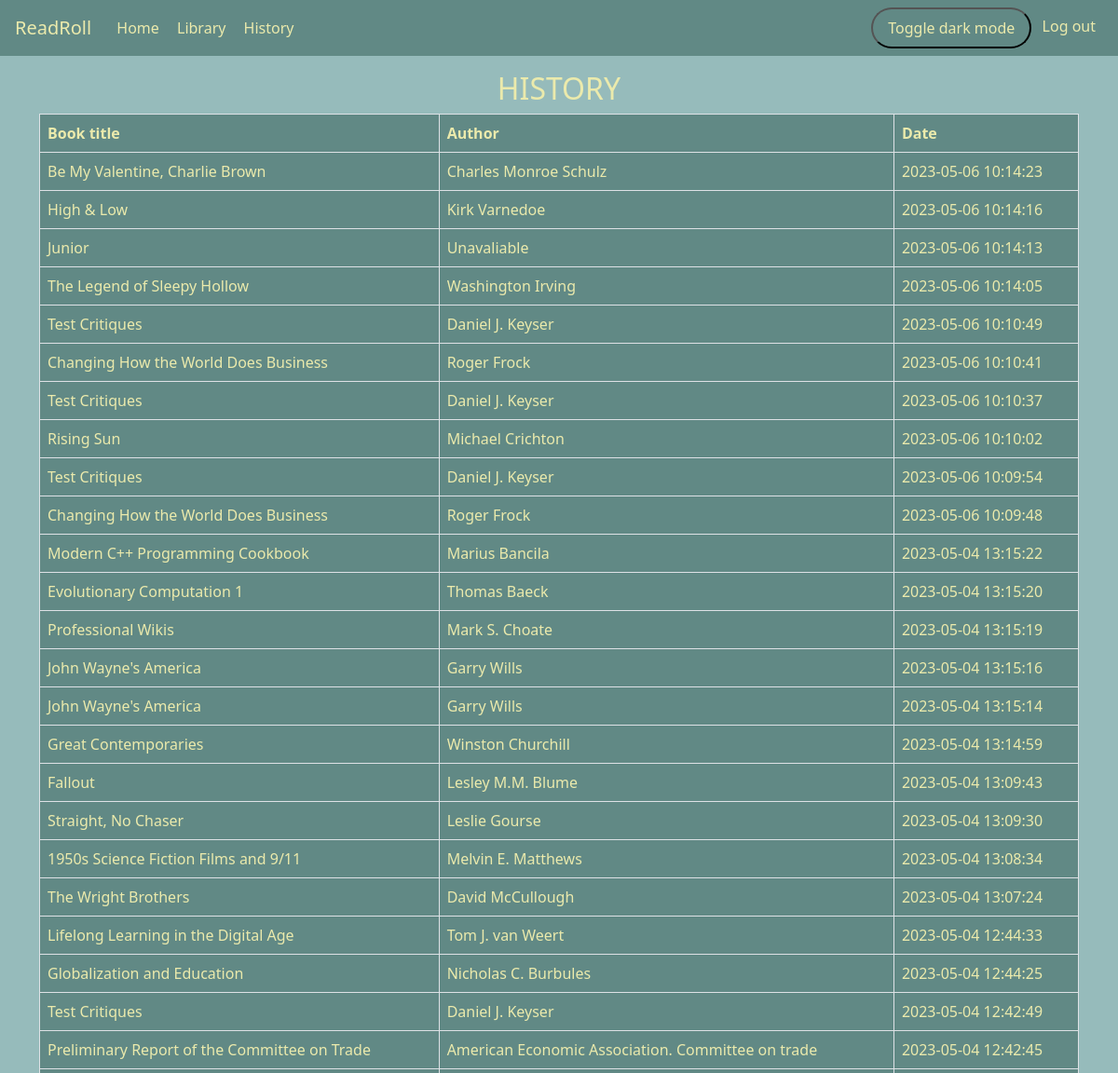
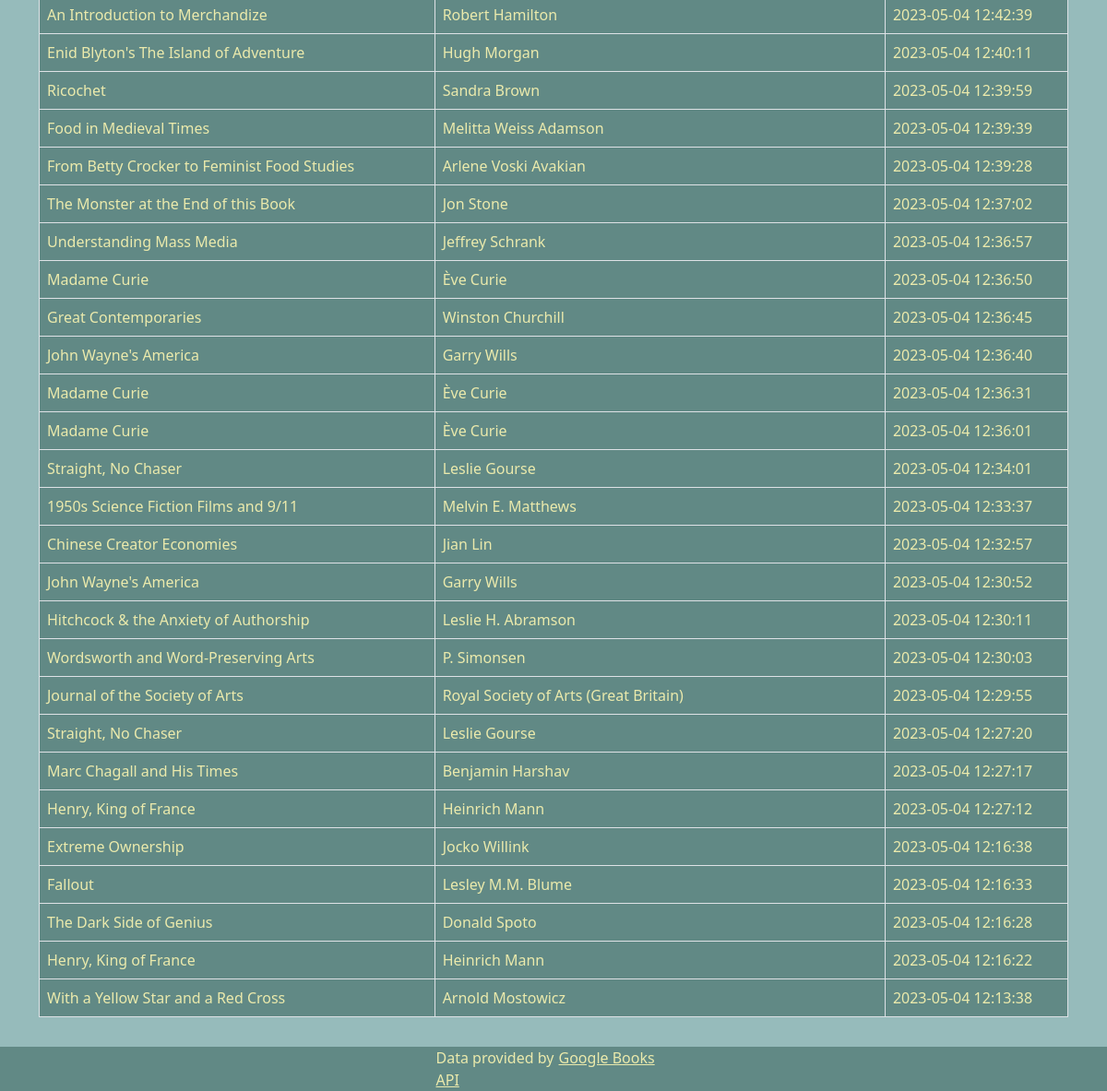
The app's page /history (signed in), older data (2 pictures, top to bottom).
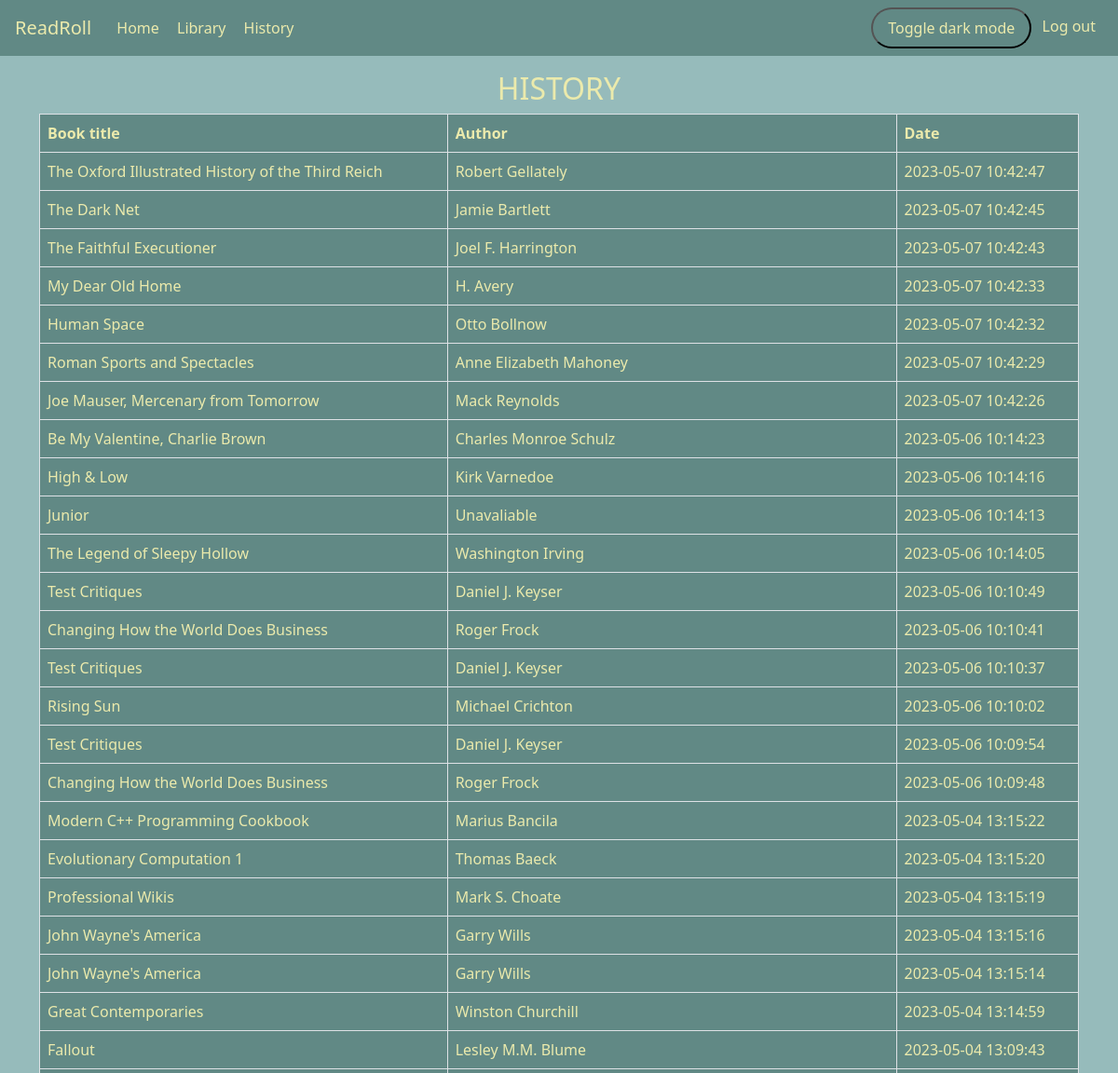
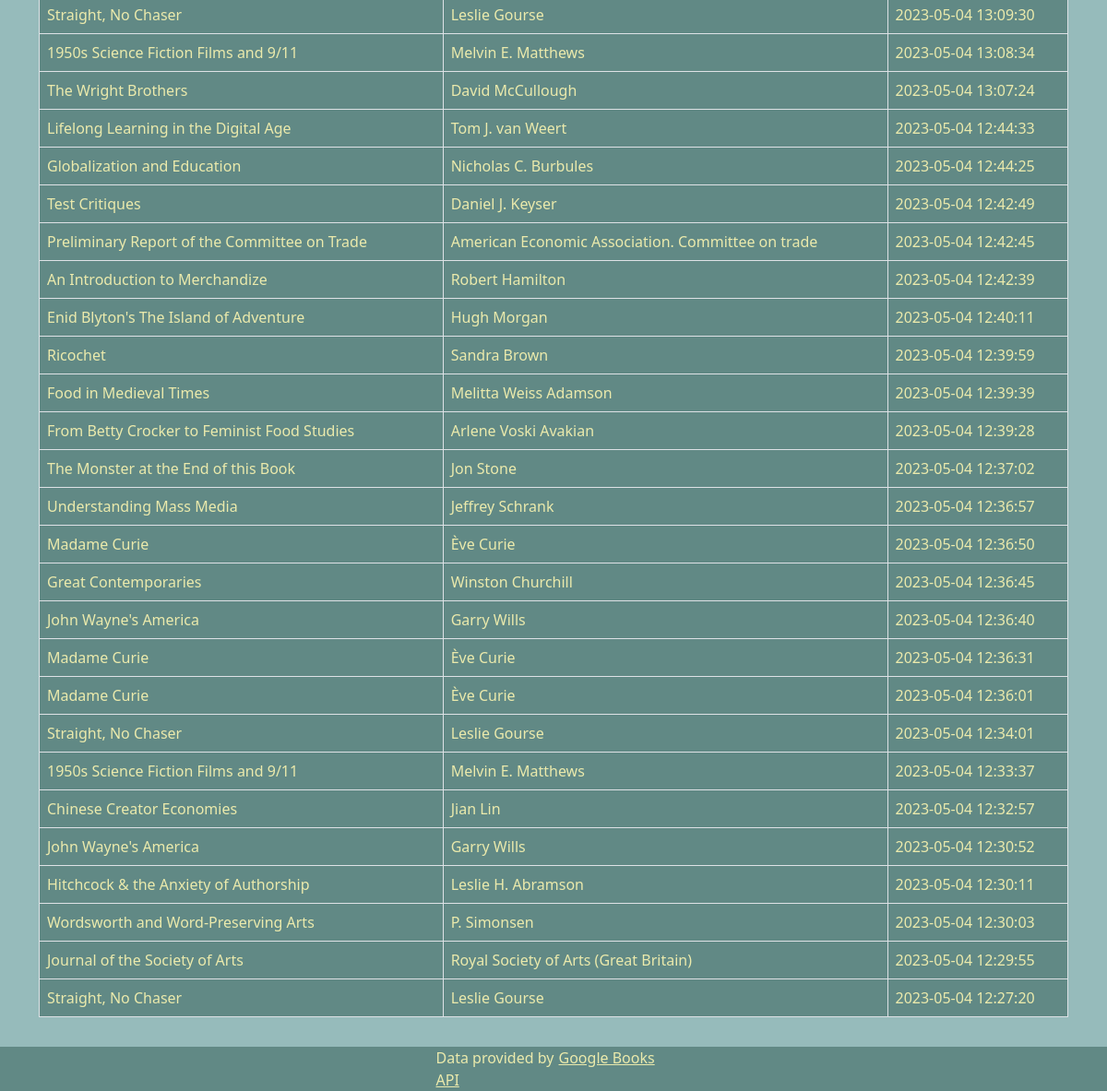
The same page, newer data (2 pictures, top to bottom).
### tables this page shows
CREATE TABLE history (
  position_id INTEGER NOT NULL PRIMARY KEY AUTOINCREMENT, 
  book_name TEXT NOT NULL, 
  author TEXT NOT NULL, 
  date_added TEXT DEFAULT (datetime(CURRENT_TIMESTAMP, 'localtime')), 
  user_id INTEGER NOT NULL, 
  FOREIGN KEY(user_id) REFERENCES users(id)
);

### app.py (the view)
@app.route('/history')
@login_required
def history():
    db = sqlite3.connect('readroll.db')
    db.row_factory = sqlite3.Row
    cursor = db.cursor()
    cursor.execute("SELECT * FROM history WHERE user_id=? ORDER BY date_added DESC", (session["user_id"],))
    lib = cursor.fetchall()
    history = [dict(i) for i in lib]
    return render_template('history.html', history=history)

### functions.py (called while the page is built)
def login_required(f):
    @wraps(f)
    def decorated_function(*args, **kwargs):
        if session.get("user_id") is None:
            return redirect("/login")
        return f(*args, **kwargs)
    return decorated_function

### templates/history.html (shortened to what this page needs)
{% extends "layout.html"%}
{% block main %}
  <link rel="stylesheet" type="text/css" href="{{ url_for('static', filename='style.css') }}">
  <link id="fixed-footer" rel="stylesheet" type="text/css" href="{{ url_for('static', filename='style_fixed_footer.css') }}">
<div class="container">
    <div class="row">
        <div class="col">
            <h1 class="lead text-center">HISTORY</h1>
            <table class="table table-bordered">
                <thead>
                    <tr>
                        <th>Book title</th>
                        <th>Author</th>
                        <th>Date</th>
                    </tr>
                </thead>
                <tbody>
                    {% for title in history %}
                    <tr>
                        <td>{{ title.book_name }}</td>
                        <td>{{ title.author }}</td>
                        <td>{{ title.date_added }}</td>
                    </tr>
                    {% endfor %}
                </tbody>
            </table>
        </div>
    </div>
</div>
{% endblock %}

### templates/layout.html (shortened to what this page needs)
<!DOCTYPE html>
<html lang="en">
  <head>
      <link rel="stylesheet" type="text/css" href="{{ url_for('static', filename='style.css') }}">
      <link href="https://cdn.jsdelivr.net/npm/bootstrap@5.0.2/dist/css/bootstrap.min.css" rel="stylesheet">
  </head>
  <body onload="setTheme()" class="light-theme" id="html-body">
    <nav class="navbar navbar-expand-lg">
      <a class="navbar-brand" href="/about">ReadRoll</a>
      <div class="collapse navbar-collapse" id="navbarNav">
        {% if session["user_id"] %}
          <ul class="navbar-nav me-auto" id="left-nav">
            <li class="nav-item mx-auto"><a class="nav-link" href="/">Home</a></li>
            <li class="nav-item mx-auto"><a class="nav-link" href="/library"">Library</a></li>
            <li class="nav-item mx-auto"><a class="nav-link" href="/history"">History</a></li>
          </ul>
          <ul class="navbar-nav ms-auto" id="right-nav">
            <div class="theme-switch mx-auto">
              <button onclick=toggleSwitch()>Toggle dark mode</button>
            </div>
            <li class="nav-item mx-auto"><a class="nav-link" id="login" href="/logout">Log out</a></li>
          </ul>
        {% endif %}
      </div>
    </nav>
    <main>
      {% block main %}
      {% endblock %}
    </main>
    <footer>
      <p>Data provided by <a href="https://developers.google.com/books/" target="_blank">Google Books API</a></p>
    </footer>
    <script src="https://cdn.jsdelivr.net/npm/bootstrap@5.3.0-alpha3/dist/js/bootstrap.min.js"></script>   </body>
</html>

### static/style.css (style rules this page uses)
.light-theme { --background-color: #96bbbbff; --primary-color: #618985ff; --card-color: #618985ff; --text-color: rgb(235, 234, 172); }
.theme-switch button { display: inline-block; padding: 8px 16px; border-radius: 50px; text-decoration: none; transition: all 0.3s ease; }
main, body { background-color: var(--background-color); }
h1, h2, h3, h4, h5, p, label, li, a, .card-header { color: var(--text-color) }
tr, td, button, .btn { color: var(--text-color); background-color: var(--card-color); }
.navbar { background-color: var(--primary-color); }
.nav-link, .navbar-brand { color: var(--text-color); }
.lead { font-size: xx-large; }
@media (max-width: 1199px), (max-width: 1399px) { .nav-link { margin-left: 0.2rem; font-size: 16px; } }
@media (max-width: 1199px), (max-width: 1399px) { nav #login, #register { margin-top: 0.001em; } }
.navbar-brand { margin-left: 1rem; }
.nav-item #login { margin-right: 1rem; }
footer p { margin-bottom: 0%; }
footer { display: flex; align-items: center; justify-content: center; margin-top: 1rem; height: 3rem; background-color: var(--primary-color); }
@media (max-width: 991px), (max-width: 1199px), (max-width: 1399px) { footer a { font-size: medium; margin-left: 1px; } }
@media (max-width: 991px), (max-width: 1199px), (max-width: 1399px) { footer p { width:255px; } }

### static/style_fixed_footer.css (style rules this page uses)
footer { position: fixed; bottom: 0; width: 100%; }

### templates/history.html (style rules this page uses)
.container { margin-top: 1rem; }

Row changes from the older to the newer data that the page shows:
removed history: book_name "Marc Chagall and His Times", author "Benjamin Harshav", date_added "2023-05-04 12:27:17"
removed history: book_name "Henry, King of France", author "Heinrich Mann", date_added "2023-05-04 12:27:12"
removed history: book_name "Extreme Ownership", author "Jocko Willink", date_added "2023-05-04 12:16:38"
removed history: book_name "Fallout", author "Lesley M.M. Blume", date_added "2023-05-04 12:16:33"
removed history: book_name "The Dark Side of Genius", author "Donald Spoto", date_added "2023-05-04 12:16:28"
removed history: book_name "Henry, King of France", author "Heinrich Mann", date_added "2023-05-04 12:16:22"
removed history: book_name "With a Yellow Star and a Red Cross", author "Arnold Mostowicz", date_added "2023-05-04 12:13:38"
added history: book_name "The Oxford Illustrated History of the Third Reich", author "Robert Gellately", date_added "2023-05-07 10:42:47"
added history: book_name "The Dark Net", author "Jamie Bartlett", date_added "2023-05-07 10:42:45"
added history: book_name "The Faithful Executioner", author "Joel F. Harrington", date_added "2023-05-07 10:42:43"
added history: book_name "My Dear Old Home", author "H. Avery", date_added "2023-05-07 10:42:33"
added history: book_name "Human Space", author "Otto Bollnow", date_added "2023-05-07 10:42:32"
added history: book_name "Roman Sports and Spectacles", author "Anne Elizabeth Mahoney", date_added "2023-05-07 10:42:29"
added history: book_name "Joe Mauser, Mercenary from Tomorrow", author "Mack Reynolds", date_added "2023-05-07 10:42:26"
